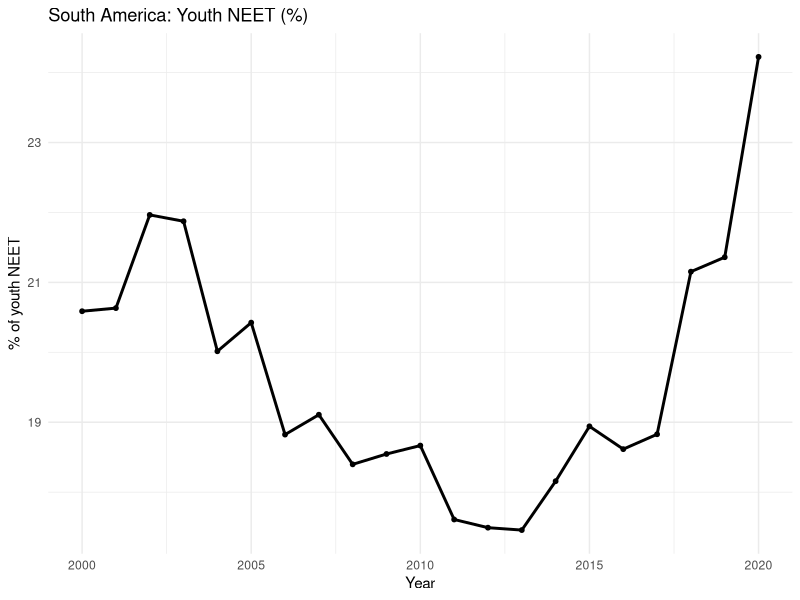

Reproduce this figure in R.
library(readr)
library(dplyr)
library(ggplot2)

# Load the merged dataset (NEET + continents + HDI)
df <- readr::read_csv("youth_continents_hdi_2000_2020.csv")

south_america <- df %>%
  filter(Continent == "South America") %>%
  group_by(Year) %>%
  summarise(
    mean_neet = mean(share_neet, na.rm = TRUE),
    .groups = "drop"
  )

ggplot(south_america, aes(x = Year, y = mean_neet)) +
  geom_line(linewidth = 1) +
  geom_point(size = 1.3) +
  labs(
    title = "South America: Youth NEET (%)",
    x = "Year",
    y = "% of youth NEET"
  ) +
  theme_minimal()
